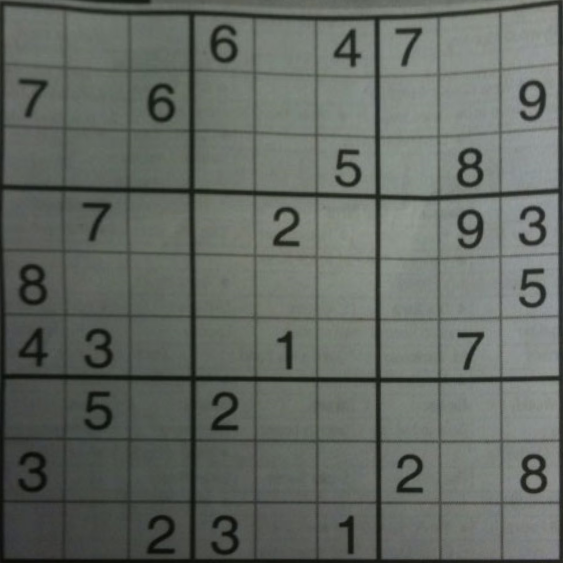
#> input picture image4.png, 563 x 563 px
$ python sample24_IMAGE_GRADIENT_AND_EDGE_DETECTION.py   (older library calls are emulated)
#> lines starting #> are read from the running program, lines starting #| are printed output that depends on the picture
import cv2
import numpy as np
import matplotlib.pyplot as plt


img = cv2.imread('image4.png', 1)
#> img is the input picture: shape (563, 563, 3); mean B, G, R 98.3, 104.3, 99.1
img = cv2.cvtColor(img, cv2.COLOR_BGR2RGB)


lap_lacian = cv2.Laplacian(img, cv2.CV_64F, ksize=5)
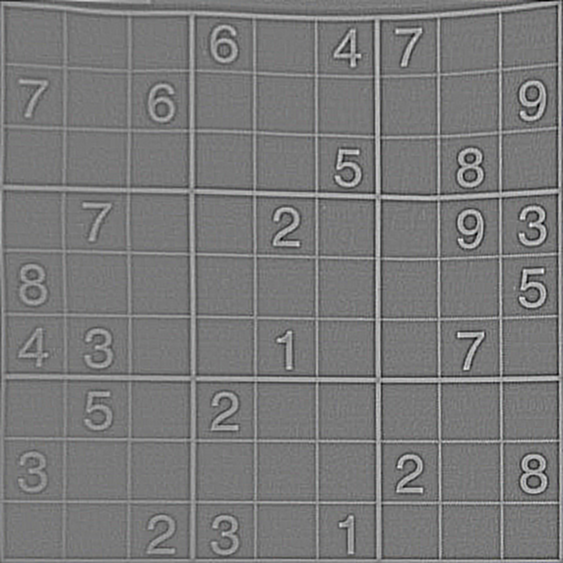
#> lap_lacian: shape (563, 563, 3) float64; mean R, G, B 0, 0, 0.1; drawn with min black and max white
lap_lacian = np.uint8(np.absolute(lap_lacian))
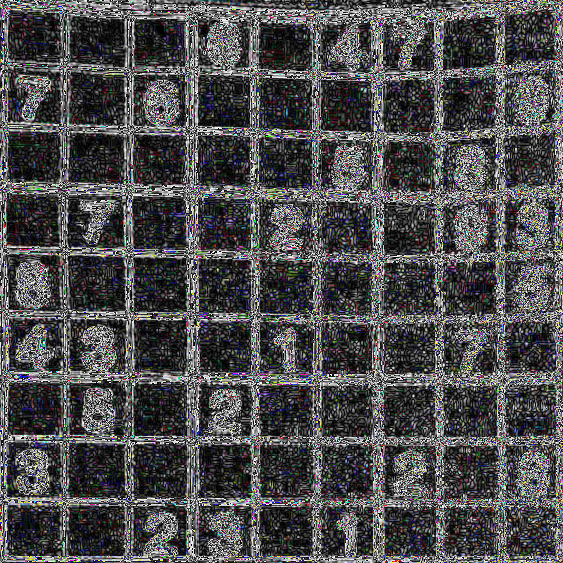
#> lap_lacian: shape (563, 563, 3); mean R, G, B 76.4, 76, 77.2

sobelx = cv2.Sobel(img, cv2.CV_64F, 1, 0)
sobely = cv2.Sobel(img, cv2.CV_64F, 0, 1)
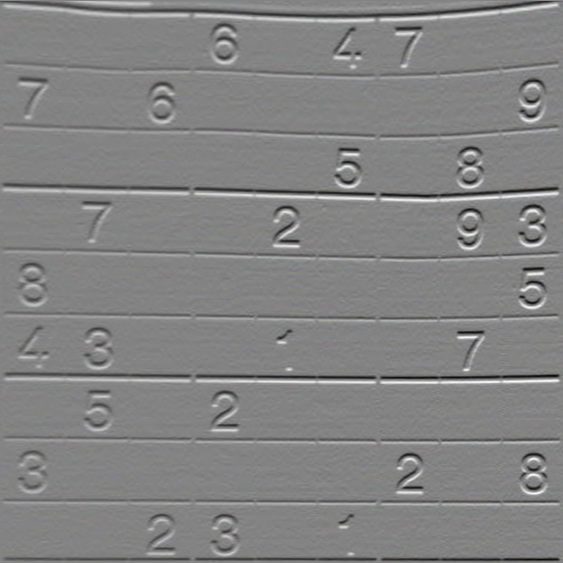
#> sobely: shape (563, 563, 3) float64; mean R, G, B -1, -1, -1; drawn with min black and max white
sobelx = np.uint8(np.absolute(sobelx))
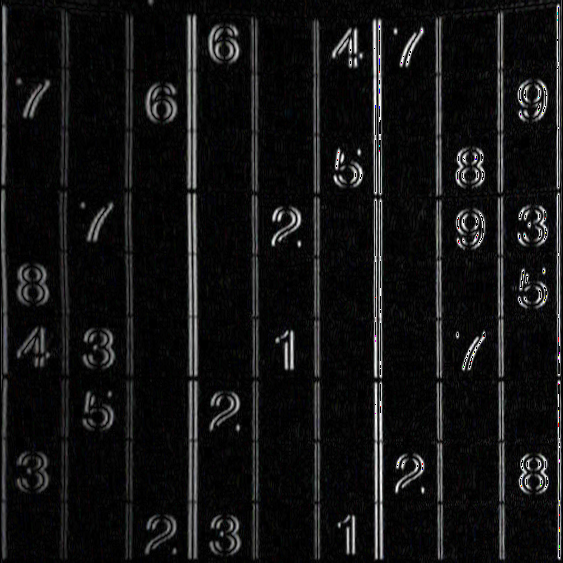
#> sobelx: shape (563, 563, 3); mean R, G, B 19, 19, 19.3
sobely = np.uint8(np.absolute(sobely))
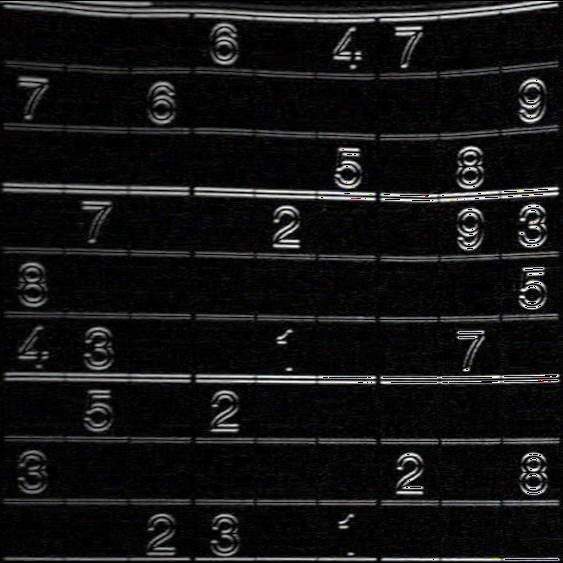
#> sobely: shape (563, 563, 3); mean R, G, B 20.6, 20.6, 20.9

sobel_X_y = np.bitwise_or(sobelx, sobely)
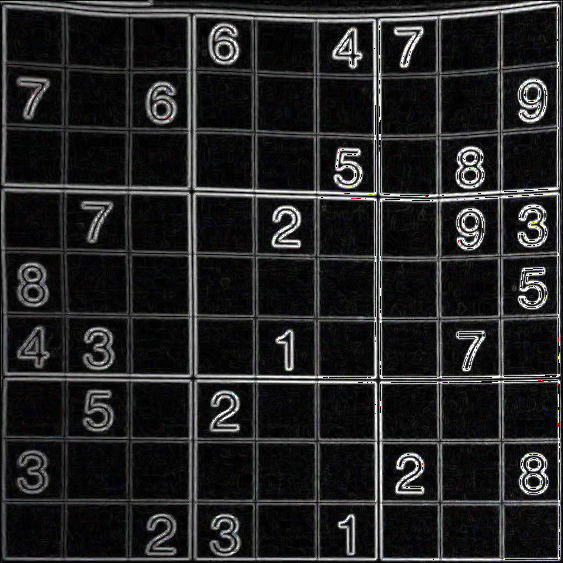
#> sobel_X_y: shape (563, 563, 3); mean R, G, B 35.6, 35.6, 36
sobel_X_y = np.uint8(np.absolute(sobel_X_y))

canny = cv2.Canny(img, 100, 200)
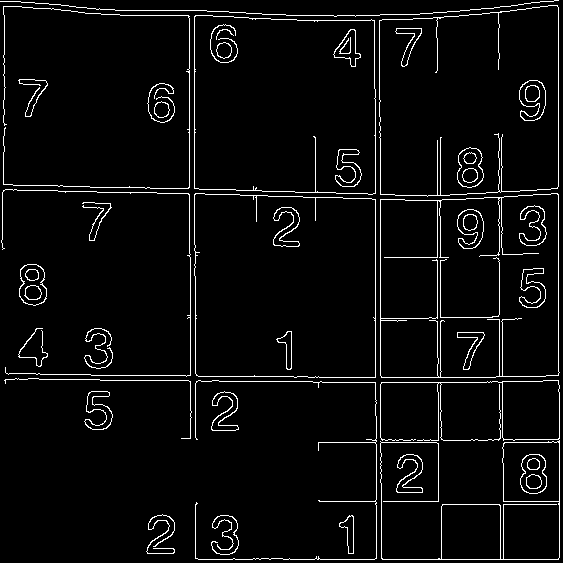
#> canny: shape (563, 563); 4.4% white in thin lines or dots


titles = ['original image', 'laplacian', 'sobelx', 'sobely', 'sobel_x_y', 'canny']
images = [img, lap_lacian, sobelx, sobely, sobel_X_y, canny]


for i in range(6):
    plt.subplot(2, 3, i + 1)
    plt.title(titles[i])
    plt.imshow(images[i])
    plt.xticks([]), plt.yticks([])

plt.show()

$ run again, with image3.png copied over image4.png
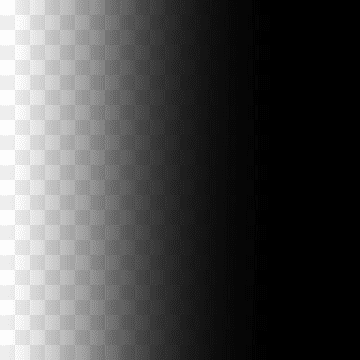
#> input picture image3.png, 360 x 360 px
#> img is the input picture: shape (360, 360, 3); min 0, max 253, mean 75.6
#> `sobely = cv2.Sobel(img, cv2.CV_64F, 0, 1)`:
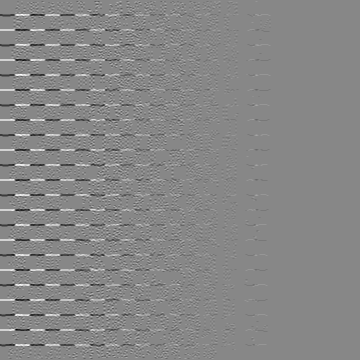
#> sobely: shape (360, 360, 3) float64; min -108, max 96, mean 0; drawn with min black and max white
#> `sobel_X_y = np.bitwise_or(sobelx, sobely)`:
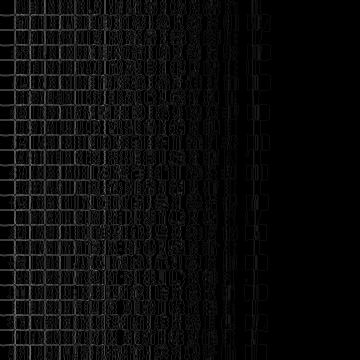
#> sobel_X_y: shape (360, 360, 3); min 0, max 121, mean 10.6
#> canny: shape (360, 360); every value is 0

$ run again, with image5.png copied over image4.png
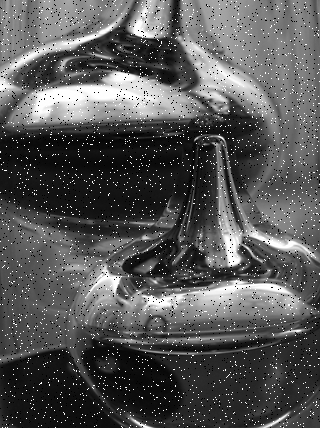
#> input picture image5.png, 320 x 428 px
#> img is the input picture: shape (428, 320, 3); min 0, max 255, mean 86.8
#> `sobel_X_y = np.bitwise_or(sobelx, sobely)`:
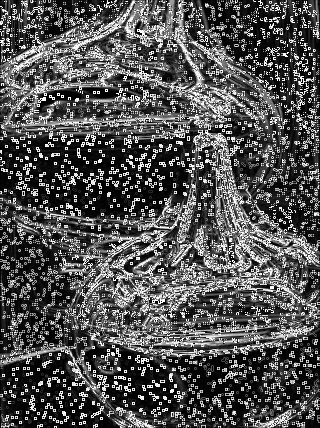
#> sobel_X_y: shape (428, 320, 3); min 0, max 255, mean 82.8
#> `canny = cv2.Canny(img, 100, 200)`:
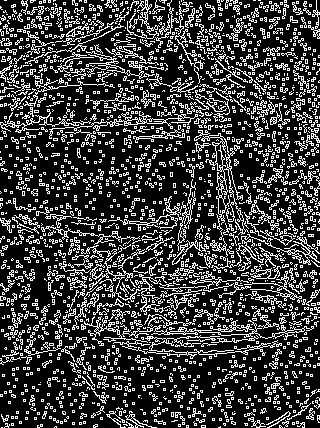
#> canny: shape (428, 320); 24.3% white in thin lines or dots
